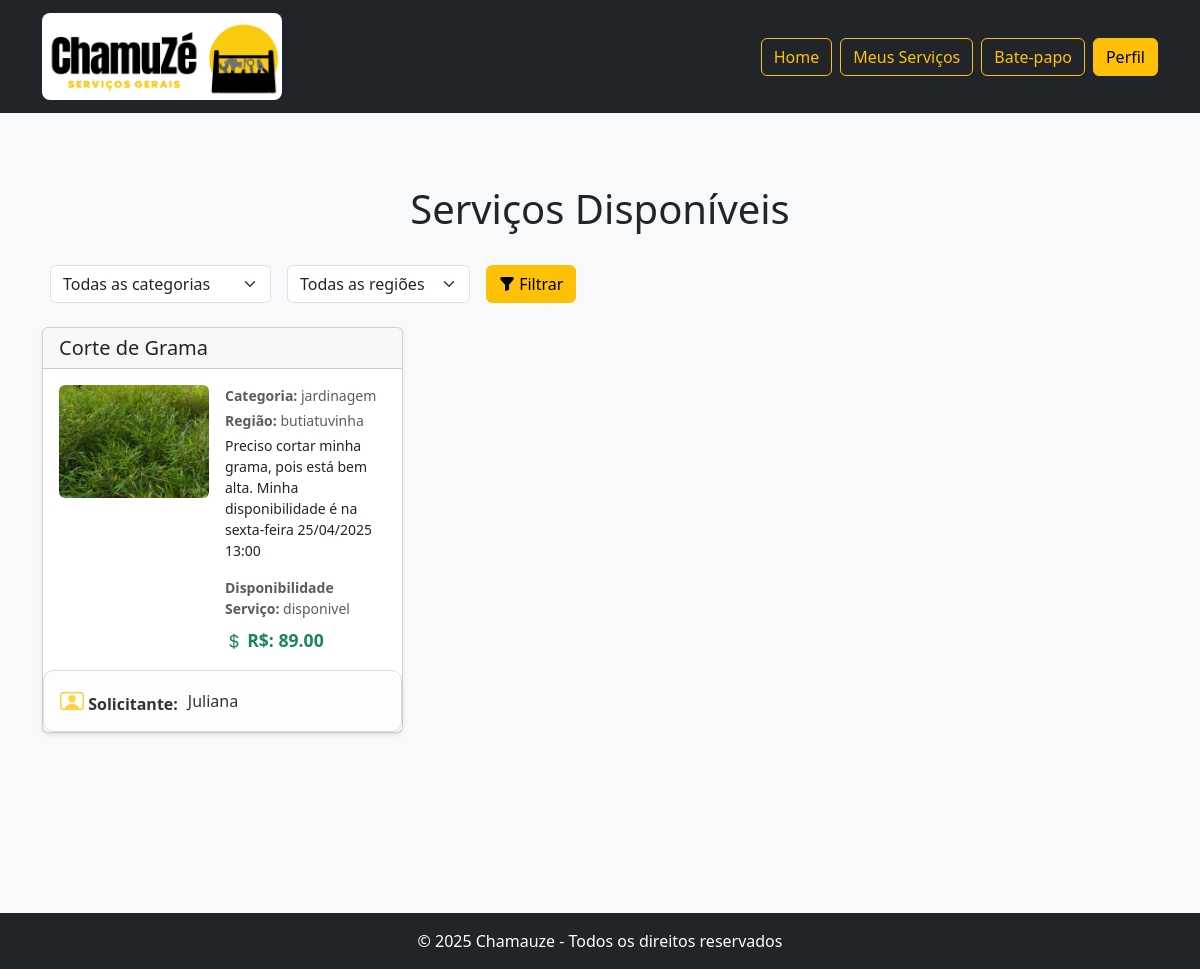
The app's page /PROJETO/prestador/inicialPrestador.php (signed in) with its own data.
### tables this page shows
CREATE TABLE servico (
    id_servico INTEGER NOT NULL PRIMARY KEY AUTO_INCREMENT,
    descricao TEXT NOT NULL,
    titulo VARCHAR(255) NOT NULL,
    img_servico VARCHAR(255) NOT NULL,
    categoria VARCHAR(255) NOT NULL,
    status_servico ENUM('aceito','disponivel') NOT NULL,
    local_servico VARCHAR(100) NOT NULL,
    preco DECIMAL(10,2) NOT NULL,
    id_solicitante INTEGER,
    id_prestador INTEGER,
    FOREIGN KEY (id_solicitante) REFERENCES solicitante(id_solicitante),
    FOREIGN KEY (id_prestador) REFERENCES prestador(id_prestador)
);

CREATE TABLE usuario (
	id_usuario INTEGER NOT NULL PRIMARY KEY AUTO_INCREMENT,
	nome VARCHAR(100) NOT NULL,
    sobrenome VARCHAR(150) NOT NULL,
	email VARCHAR(150) NOT NULL,
	senha VARCHAR(255) NOT NULL,
    cpf VARCHAR(11) NOT NULL,
    telefone VARCHAR(30) NOT NULL,
    nacionalidade VARCHAR(50) NOT NULL,
    data_nascimento DATE NOT NULL,
	nota_reputacao DECIMAL(3,2) NOT NULL,
    genero ENUM('F','M','O') NOT NULL,
	tipo_perfil ENUM('administrador','prestador','solicitante')NOT NULL
);

### PROJETO/config/conexao.php (called while the page is built)
<?php
if (!function_exists('conectaDB')) {
    function conectaDB()
    {
        static $conexao = null;
        if ($conexao === null) {
            $host = 'localhost:3306';
            $db_name = 'chamuze';
            $user_name = 'root';
            $password = '';
            try {
                $conexao = new mysqli($host, $user_name, $password, $db_name);
            } catch (mysqli_sql_exception $e) {
                $erro = "../config/erro_db.php";
                if (!headers_sent()) {
                    header("Location: $erro");
                    $_POST['erro'] = $conexao->connect_error;
                    exit;
                } else {
                    echo "<script>window.location.href='$erro';</script>";
                    $_POST['erro'] = $conexao->connect_error;
                    exit;
                }
            }
        }
        return $conexao;
    }
}

### PROJETO/classes/Servico.php (called while the page is built, shortened)
<?php
class Servico
{
    private $conexao;
    public function __construct()
    {
        include __DIR__ . '/../config/conexao.php';
        $this->conexao = conectaDB();
    }
    public function buscarTodosDisponiveis()
    {
        $status_servico = "disponivel";
        $sql = "SELECT * FROM servico WHERE status_servico = ?";
        $stmt = $this->conexao->prepare($sql);
        $stmt->bind_param("s", $status_servico);
        $stmt->execute();
        $result = $stmt->get_result();
        return $result->fetch_all(MYSQLI_ASSOC);
    }
}
?>

### PROJETO/helpers/biblioteca.php (called while the page is built, shortened)
<?php
include "../config/conexao.php";
$conexao = conectaDB();
function buscarSolicitanteNoBancoPeloId($id_solicitante){
    global $conexao;
    $sql = "SELECT * FROM usuario LEFT JOIN solicitante ON usuario.id_usuario = solicitante.id_solicitante WHERE id_usuario = ?";
    $stmt = $conexao->prepare($sql);
    $stmt->bind_param('i', $id_solicitante);
    $stmt->execute();
    $resultado = $stmt->get_result();
    return $resultado->fetch_assoc();
}
?>

### PROJETO/prestador/inicialPrestador.php (the view, shortened to what this page needs)
<?php
include "../classes/Servico.php";
include "../helpers/biblioteca.php";
$servico = new Servico();
$categoriaSelecionada = isset($_GET['categoria']) && $_GET['categoria'] !== 'null' ? $_GET['categoria'] : null;
$regiaoSelecionada = isset($_GET['local_servico']) && $_GET['local_servico'] !== 'null' ? $_GET['local_servico'] : null;
if ($categoriaSelecionada && $regiaoSelecionada) {
    $servicos = $servico->buscarPorCategoriaeRegiao($regiaoSelecionada, $categoriaSelecionada);
} elseif ($categoriaSelecionada) {
    $servicos = $servico->buscarPorCategoria($categoriaSelecionada);
} elseif ($regiaoSelecionada) {
    $servicos = $servico->buscarPorRegiao($regiaoSelecionada);
} else {
    $servicos = $servico->buscarTodosDisponiveis();
}
?>
<!DOCTYPE html>
<html lang="pt-br">
<head>
    <link href="https://cdn.jsdelivr.net/npm/bootstrap@5.3.3/dist/css/bootstrap.min.css" rel="stylesheet">
    <link rel="stylesheet" href="../assets/css/estiloInicialPrestador.css">
    <link rel="stylesheet" href="../assets/css/estilo.css">
    <link rel="stylesheet" href="https://cdn.jsdelivr.net/npm/bootstrap-icons/font/bootstrap-icons.css">
</head>
<body class="bg-light  vh-100">
    <main class="container  py-5 min-vh-100 ">
        <h1 class="text-center mt-4 mb-4">Serviços Disponíveis</h1>
        <div class="mb-3">
            <form action="" method="GET" class="filtrod-flex flex-row">
                <div class="d-flex">
                    <div class="m-2">
                        <select name="categoria" class="form-select">
                            <option value="null">Todas as categorias</option>
                        </select>
                    </div>
                    <div class="m-2">
                        <select name="local_servico" class="form-select">
                            <option value="null" <?= $regiaoSelecionada == "null" ? "selected" : "" ?>>Todas as regiões</option>
                        </select>
                    </div>
                    <div><button type="submit" class="btn btn-warning m-2"><i class="bi bi-funnel-fill"></i> Filtrar</button></div>
                </div>
            </form>
        </div>
        <div class="row row-cols-1 row-cols-md-2 row-cols-lg-3 g-3">
            <?php foreach ($servicos as $row):?>
                <div class="col">
                    <div class="card shadow-sm h-100 position-relative">
                        <a href="verServico.php?id_servico=<?= $row['id_servico'] ?>" class="text-decoration-none text-dark">
                            <div class="card-header d-flex">
                                <h5 class="card-title mb-0"><?= $row['titulo'] ?></h5>
                            </div>
                            <div class="row-1">
                                <div class="card-body d-flex flex-column flex-md-row">
                                    <div class="flex-shrink-0 me-md-3 mb-3 mb-md-0 text-center">
                                        <img src="<?= $row['img_servico'] ?>" class="img-fluid rounded" alt="Imagem do Serviço"
                                            style="max-width: 150px; max-height: 150px; object-fit: cover;">
                                    </div>
                                    <div class="flex-grow-1">
                                        <p class="text-muted mb-1 small"><strong>Categoria:</strong> <?= $row['categoria'] ?>
                                        </p>
                                        <p class="text-muted mb-1 small"><strong>Região:</strong> <?= $row['local_servico'] ?>
                                        </p>
                                        <p class="card-text small"><?= $row['descricao'] ?></p>
                                        <p class="text-muted mb-2 small"><strong>Disponibilidade Serviço:</strong>
                                            <?= $row['status_servico'] ?></p>
                                        <p class="fw-bold text-success mb-0" style="font-size: 1.1em;">
                                            <i class="bi bi-currency-dollar"></i> R$: <?= $row['preco'] ?>
                                        </p>
                                    </div>
                                </div>
                            </div>
                        </a>
                        <div class="row-2">
                            <form action="../solicitante/paginaSolicitante.php" method="GET">
                                <?php $solicitante = buscarSolicitanteNoBancoPeloId($row['id_solicitante']) ?>
                                <button class="botao-prestador-responsavel"
                                        style="display:<?= $stiloPrestadorResponsavel ?>"
                                        name="id_solicitante"
                                        value="<?= $row['id_solicitante'] ?>">
                                    <strong><i class="bi bi-person-video"></i> Solicitante:</strong> <?= $solicitante['nome'] ?>
                                </button>
                            </form>
                        </div>
                    </div>
                </div>
            <?php endforeach; ?>
        </div>
    </main>
    <?php include "../footer.php"; ?>
</body>
</html>

### PROJETO/assets/css/estiloInicialPrestador.css (style rules this page uses)
.card { transition: transform 0.3s ease, background-color 0.3s ease; }

### PROJETO/assets/css/estilo.css (style rules this page uses)
.botao-prestador-responsavel { display: flex; align-items: center; gap: 10px; padding: 12px 16px; border-radius: 10px; background-color: #fdfdfd; border: 1px solid #ddd; box-shadow: 0 2px 5px rgba(0, 0, 0, 0.05); color: #333; font-size: 1rem; text-align: left; width: 100%; cursor: pointer; text-decoration: none; transition: background-color 0.3s ease, transform 0.2s ease; }
.botao-prestador-responsavel i { font-size: 1.5rem; color: #FFD145; }

### records on screen
servico: titulo "Corte de Grama", img_servico (picture), categoria "jardinagem", local_servico "butiatuvinha", descricao "Preciso cortar minha grama, pois está bem alta. Minha disponibilidade é na sexta-feira 25/04/2025 13:00", status_servico "disponivel", preco "89.00", $row['id_solicitante'] 21 (drawn), usuario.nome "Juliana"
